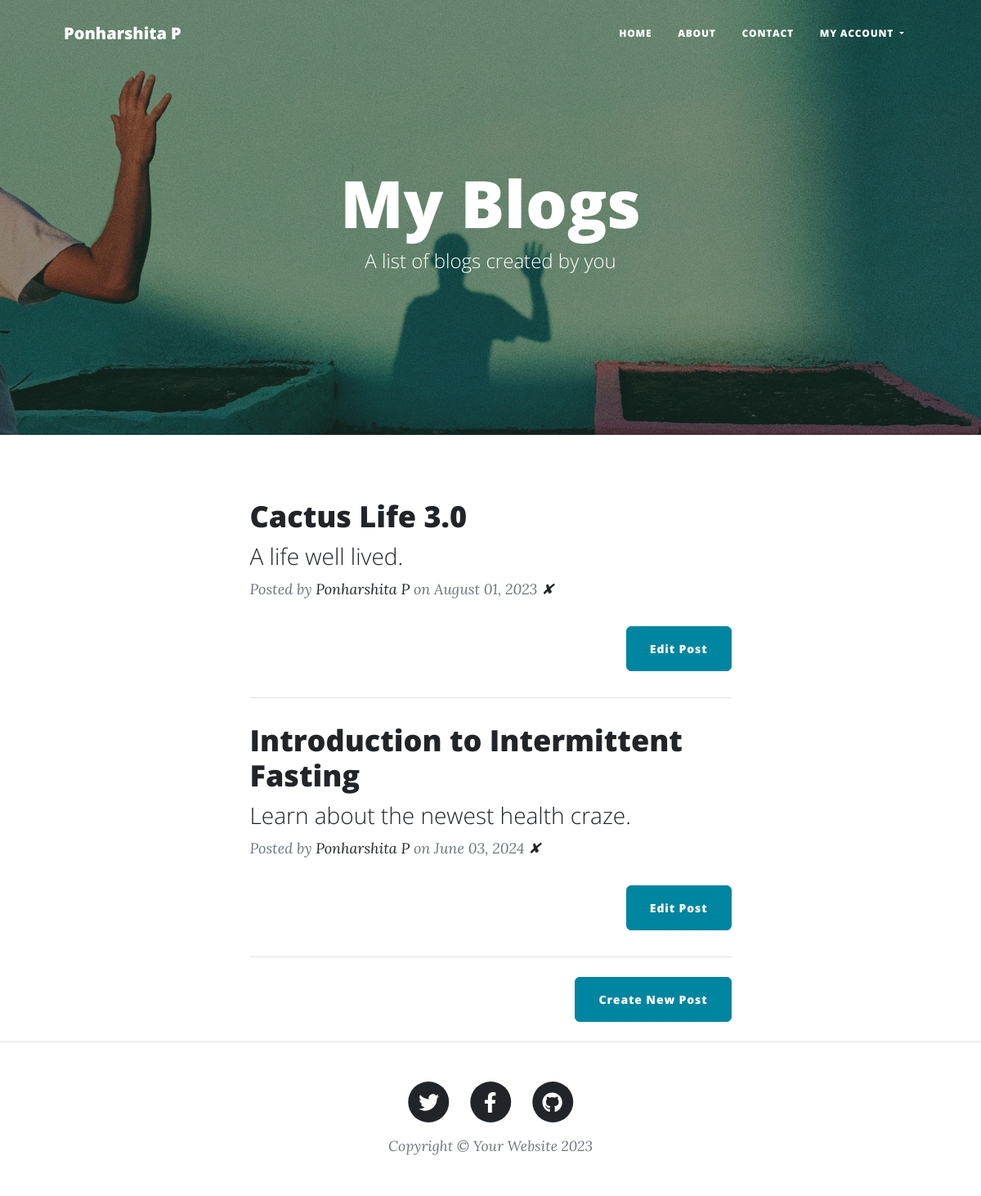
The page /my_blogs (signed in) on the database its author committed.
### main.py (models this page shows)
class User(UserMixin, db.Model):
    __tablename__ = "users"
    id: Mapped[int] = mapped_column(Integer, primary_key=True)
    email: Mapped[str] = mapped_column(String(100), unique=True)
    password: Mapped[str] = mapped_column(String(100))
    name: Mapped[str] = mapped_column(String(100))
    posts = relationship("BlogPost", back_populates="author")
    comments = relationship("Comment", back_populates="comment_author")

class BlogPost(db.Model):
    __tablename__ = "blog_posts"
    id: Mapped[int] = mapped_column(Integer, primary_key=True)
    author_id: Mapped[int] = mapped_column(Integer, db.ForeignKey("users.id"))
    author = relationship("User", back_populates="posts")
    title: Mapped[str] = mapped_column(String(250), unique=True, nullable=False)
    subtitle: Mapped[str] = mapped_column(String(250), nullable=False)
    date: Mapped[str] = mapped_column(String(250), nullable=False)
    body: Mapped[str] = mapped_column(Text, nullable=False)
    img_url: Mapped[str] = mapped_column(String(250), nullable=False)
    comments = relationship("Comment", back_populates="parent_post")

### main.py (the view)
@app.route('/my_blogs')
def my_blogs():
    if not current_user.is_authenticated:
        flash("You need to login to view your blogs.")
        return redirect(url_for('login'))
    user_posts = db.session.execute(db.select(BlogPost).where(BlogPost.author_id == current_user.id)).scalars().all()
    print("User Posts: ", user_posts)  # Debugging line
    return render_template("my_blogs.html", all_posts=user_posts, current_user=current_user)

### main.py (called while the page is built)
@login_manager.user_loader
def load_user(user_id):
    return db.get_or_404(User, user_id)

### templates/my_blogs.html
{% include "header.html" %}
<header
  class="masthead"
  style="background-image: url('../static/assets/img/register-bg.jpg')"
>
  <div class="container position-relative px-4 px-lg-5">
    <div class="row gx-4 gx-lg-5 justify-content-center">
      <div class="col-md-10 col-lg-8 col-xl-7">
        <div class="site-heading">
          <h1>My Blogs</h1>
          <span class="subheading">A list of blogs created by you</span>
        </div>
      </div>
    </div>
  </div>
</header>
<div class="container px-4 px-lg-5">
  <div class="row gx-4 gx-lg-5 justify-content-center">
    <div class="col-md-10 col-lg-8 col-xl-7">
        {% if all_posts: %}
            {% for post in all_posts %}
            <div class="post-preview">
                <a href="{{ url_for('show_post', post_id=post.id) }}">
                <h2 class="post-title">{{ post.title }}</h2>
                <h3 class="post-subtitle">{{ post.subtitle }}</h3>
                </a>
                <p class="post-meta">
                Posted by
                <a href="#">{{post.author.name}}</a>
                on {{post.date}}
                {% if post.author.id == current_user.id or current_user.id == 6: %}
                <a href="{{url_for('delete_post', post_id=post.id) }}">✘</a>
                <div class="d-flex justify-content-end mb-4">
                    <a class="btn btn-primary float-right" href="{{ url_for('edit_post', post_id=post.id) }}">Edit Post</a>
                </div>
                {% endif %}
                </p>
            </div>
            <hr class="my-4" />
            {% endfor %}
        {% else: %}
            <p>It seems you haven't shared any stories yet.Start your writing journey now! ❤️✒️</p>
        {% endif %}
      <div class="d-flex justify-content-end mb-4">
        <a
          class="btn btn-primary float-right"
          href="{{url_for('add_new_post')}}"
          >Create New Post</a
        >
      </div>
    </div>
  </div>
</div>
{% include "footer.html" %}

### templates/header.html (shortened to what this page needs)
<!DOCTYPE html>
<html lang="en">
  <head>
    {% block styles %}
    {{ bootstrap.load_css() }}
    <link
      href="{{ url_for('static', filename='css/styles.css') }}"
      rel="stylesheet"
    />
    {% endblock %}
  </head>
  <body>
    <nav class="navbar navbar-expand-lg navbar-light" id="mainNav">
      <div class="container px-4 px-lg-5">
        <a class="navbar-brand" href="/" title="profile icons">{{ current_user.name }}</a>
        <div class="collapse navbar-collapse" id="navbarResponsive">
          <ul class="navbar-nav ms-auto py-4 py-lg-0">
            <li class="nav-item">
              <a
                class="nav-link px-lg-3 py-3 py-lg-4"
                href="{{ url_for('get_all_posts') }}"
                >Home</a
              >
            </li>
            <li class="nav-item">
              <a
                class="nav-link px-lg-3 py-3 py-lg-4"
                href="{{ url_for('about') }}"
                >About</a
              >
            </li>
            <li class="nav-item">
              <a
                class="nav-link px-lg-3 py-3 py-lg-4"
                href="{{ url_for('contact') }}"
                >Contact</a
              >
            </li>
            {% if current_user.is_authenticated: %}
              <li class="nav-item dropdown">
                <a
                  class="nav-link dropdown-toggle px-lg-3 py-3 py-lg-4"
                  href="#"
                  id="accountDropdown"
                  role="button"
                  data-bs-toggle="dropdown"
                  aria-haspopup="true"
                  aria-expanded="false"
                >
                  My Account
                </a>
              </li>
            {% endif %}
          </ul>
        </div>
      </div>
    </nav>
  </body>
</html>

### rows shown on the page
User: name "Ponharshita P"
BlogPost: title "Cactus Life 3.0", subtitle "A life well lived.", author.name "Ponharshita P", date "August 01, 2023"
BlogPost: title "Introduction to Intermittent Fasting", subtitle "Learn about the newest health craze.", author.name "Ponharshita P", date "June 03, 2024"
